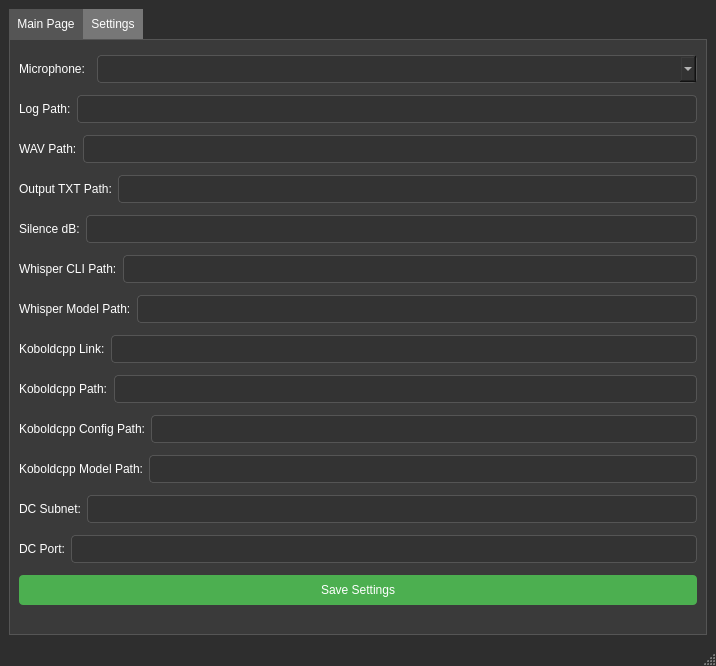
<?xml version="1.0" encoding="UTF-8"?>
<ui version="4.0">
 <class>MainWindow</class>
 <widget class="QMainWindow" name="MainWindow">
  <property name="geometry">
   <rect>
    <x>0</x>
    <y>0</y>
    <width>716</width>
    <height>666</height>
   </rect>
  </property>
  <property name="minimumSize">
   <size>
    <width>0</width>
    <height>666</height>
   </size>
  </property>
  <property name="windowTitle">
   <string>AI-Assistant v0.3.0</string>
  </property>
  <property name="styleSheet">
   <string notr="true">
    QMainWindow {
        background-color: #2E2E2E;
    }
    QTabWidget::pane {
        border: 1px solid #555;
        background: #3A3A3A;
    }
    QTabBar::tab {
        background: #555;
        color: white;
        padding: 8px;
    }
    QTabBar::tab:selected {
        background: #777;
    }
    QTextEdit {
        background-color: #1E1E1E;
        color: white;
        border: 1px solid #555;
        padding: 5px;
    }
    QPushButton {
        background-color: #4CAF50;
        color: white;
        border: none;
        padding: 8px;
        border-radius: 4px;
    }
    QPushButton:hover {
        background-color: #45a049;
    }
    QLineEdit, QComboBox {
        background-color: #333;
        color: white;
        border: 1px solid #555;
        padding: 5px;
        border-radius: 4px;
    }
    QLabel {
        color: white;
    }
   </string>
  </property>
  <widget class="QWidget" name="centralwidget">
   <layout class="QVBoxLayout" name="verticalLayout">
    <item>
     <widget class="QTabWidget" name="tabWidget">
      <property name="currentIndex">
       <number>1</number>
      </property>
      <widget class="QWidget" name="tab">
       <attribute name="title">
        <string>Main Page</string>
       </attribute>
       <layout class="QVBoxLayout" name="mainPageLayout">
        <item>
         <widget class="QTextEdit" name="statusTextEdit">
          <property name="readOnly">
           <bool>true</bool>
          </property>
          <property name="html">
           <string>&lt;!DOCTYPE HTML PUBLIC &quot;-//W3C//DTD HTML 4.0//EN&quot; &quot;http://www.w3.org/TR/REC-html40/strict.dtd&quot;&gt;
&lt;html&gt;&lt;head&gt;&lt;meta name=&quot;qrichtext&quot; content=&quot;1&quot; /&gt;&lt;meta charset=&quot;utf-8&quot; /&gt;&lt;style type=&quot;text/css&quot;&gt;
p, li { white-space: pre-wrap; }
hr { height: 1px; border-width: 0; }
li.unchecked::marker { content: &quot;\2610&quot;; }
li.checked::marker { content: &quot;\2612&quot;; }
&lt;/style&gt;&lt;/head&gt;&lt;body style=&quot; font-family:'Segoe UI'; font-size:9pt; font-weight:400; font-style:normal;&quot;&gt;
&lt;p style=&quot; margin-top:0px; margin-bottom:0px; margin-left:0px; margin-right:0px; -qt-block-indent:0; text-indent:0px;&quot;&gt;&lt;span style=&quot; font-family:'MS Shell Dlg 2'; font-size:12pt;&quot;&gt;Ready&lt;/span&gt;&lt;/p&gt;&lt;/body&gt;&lt;/html&gt;</string>
          </property>
         </widget>
        </item>
        <item>
         <widget class="QLineEdit" name="inputLineEdit">
          <property name="placeholderText">
           <string>Type here...</string>
          </property>
         </widget>
        </item>
        <item>
         <widget class="QTextEdit" name="consoleTextEdit">
          <property name="readOnly">
           <bool>true</bool>
          </property>
         </widget>
        </item>
        <item>
         <layout class="QHBoxLayout" name="buttonLayout">
          <item>
           <widget class="QPushButton" name="recordButton">
            <property name="text">
             <string>Start Recording</string>
            </property>
           </widget>
          </item>
          <item>
           <widget class="QPushButton" name="sendTextButton">
            <property name="text">
             <string>Send Text</string>
            </property>
           </widget>
          </item>
          <item>
           <widget class="QPushButton" name="listMicrophonesButton">
            <property name="text">
             <string>List Microphones</string>
            </property>
           </widget>
          </item>
          <item>
           <widget class="QPushButton" name="showLogButton">
            <property name="text">
             <string>Show Log</string>
            </property>
           </widget>
          </item>
          <item>
           <widget class="QPushButton" name="scanNetworkButton">
            <property name="text">
             <string>Scan Network</string>
            </property>
           </widget>
          </item>
         </layout>
        </item>
       </layout>
      </widget>
      <widget class="QWidget" name="tab_2">
       <attribute name="title">
        <string>Settings</string>
       </attribute>
       <layout class="QVBoxLayout" name="settingsLayout">
        <item>
         <layout class="QHBoxLayout" name="microphoneLayout">
          <item>
           <widget class="QLabel" name="microphoneLabel">
            <property name="text">
             <string>Microphone:</string>
            </property>
           </widget>
          </item>
          <item>
           <widget class="QComboBox" name="microphoneComboBox">
            <property name="minimumSize">
             <size>
              <width>600</width>
              <height>0</height>
             </size>
            </property>
           </widget>
          </item>
         </layout>
        </item>
        <item>
         <layout class="QHBoxLayout" name="logPathLayout">
          <item>
           <widget class="QLabel" name="logPathLabel">
            <property name="text">
             <string>Log Path:</string>
            </property>
           </widget>
          </item>
          <item>
           <widget class="QLineEdit" name="logPathLineEdit"/>
          </item>
         </layout>
        </item>
        <item>
         <layout class="QHBoxLayout" name="wavPathLayout">
          <item>
           <widget class="QLabel" name="wavPathLabel">
            <property name="text">
             <string>WAV Path:</string>
            </property>
           </widget>
          </item>
          <item>
           <widget class="QLineEdit" name="wavPathLineEdit"/>
          </item>
         </layout>
        </item>
        <item>
         <layout class="QHBoxLayout" name="outputTxtPathLayout">
          <item>
           <widget class="QLabel" name="outputTxtPathLabel">
            <property name="text">
             <string>Output TXT Path:</string>
            </property>
           </widget>
          </item>
          <item>
           <widget class="QLineEdit" name="outputTxtPathLineEdit"/>
          </item>
         </layout>
        </item>
        <item>
         <layout class="QHBoxLayout" name="silenceDbLayout">
          <item>
           <widget class="QLabel" name="silenceDbLabel">
            <property name="text">
             <string>Silence dB:</string>
            </property>
           </widget>
          </item>
          <item>
           <widget class="QLineEdit" name="silenceDbLineEdit"/>
          </item>
         </layout>
        </item>
        <item>
         <layout class="QHBoxLayout" name="whisperCliPathLayout">
          <item>
           <widget class="QLabel" name="whisperCliPathLabel">
            <property name="text">
             <string>Whisper CLI Path:</string>
            </property>
           </widget>
          </item>
          <item>
           <widget class="QLineEdit" name="whisperCliPathLineEdit"/>
          </item>
         </layout>
        </item>
        <item>
         <layout class="QHBoxLayout" name="whisperModelPathLayout">
          <item>
           <widget class="QLabel" name="whisperModelPathLabel">
            <property name="text">
             <string>Whisper Model Path:</string>
            </property>
           </widget>
          </item>
          <item>
           <widget class="QLineEdit" name="whisperModelPathLineEdit"/>
          </item>
         </layout>
        </item>
        <item>
         <layout class="QHBoxLayout" name="koboldcppLinkLayout">
          <item>
           <widget class="QLabel" name="koboldcppLinkLabel">
            <property name="text">
             <string>Koboldcpp Link:</string>
            </property>
           </widget>
          </item>
          <item>
           <widget class="QLineEdit" name="koboldcppLinkLineEdit"/>
          </item>
         </layout>
        </item>
        <item>
         <layout class="QHBoxLayout" name="koboldcppPathLayout">
          <item>
           <widget class="QLabel" name="koboldcppPathLabel">
            <property name="text">
             <string>Koboldcpp Path:</string>
            </property>
           </widget>
          </item>
          <item>
           <widget class="QLineEdit" name="koboldcppPathLineEdit"/>
          </item>
         </layout>
        </item>
        <item>
         <layout class="QHBoxLayout" name="koboldcppCfgPathLayout">
          <item>
           <widget class="QLabel" name="koboldcppCfgPathLabel">
            <property name="text">
             <string>Koboldcpp Config Path:</string>
            </property>
           </widget>
          </item>
          <item>
           <widget class="QLineEdit" name="koboldcppCfgPathLineEdit"/>
          </item>
         </layout>
        </item>
        <item>
         <layout class="QHBoxLayout" name="koboldcppModelPathLayout">
          <item>
           <widget class="QLabel" name="koboldcppModelPathLabel">
            <property name="text">
             <string>Koboldcpp Model Path:</string>
            </property>
           </widget>
          </item>
          <item>
           <widget class="QLineEdit" name="koboldcppModelPathLineEdit"/>
          </item>
         </layout>
        </item>
        <item>
         <layout class="QHBoxLayout" name="dcSubnetLayout">
          <item>
           <widget class="QLabel" name="dcSubnetLabel">
            <property name="text">
             <string>DC Subnet:</string>
            </property>
           </widget>
          </item>
          <item>
           <widget class="QLineEdit" name="dcSubnetLineEdit"/>
          </item>
         </layout>
        </item>
        <item>
         <layout class="QHBoxLayout" name="dcPortLayout">
          <item>
           <widget class="QLabel" name="dcPortLabel">
            <property name="text">
             <string>DC Port:</string>
            </property>
           </widget>
          </item>
          <item>
           <widget class="QLineEdit" name="dcPortLineEdit"/>
          </item>
         </layout>
        </item>
        <item>
         <widget class="QPushButton" name="saveSettingsButton">
          <property name="text">
           <string>Save Settings</string>
          </property>
         </widget>
        </item>
       </layout>
      </widget>
     </widget>
    </item>
   </layout>
  </widget>
  <widget class="QMenuBar" name="menubar">
     <property name="geometry">
      <rect>
       <x>0</x>
       <y>0</y>
       <width>716</width>
       <height>21</height>
      </rect>
     </property>
    </widget>
    <widget class="QStatusBar" name="statusbar"/>
   </widget>
   <resources/>
   <connections/>
  </ui>
